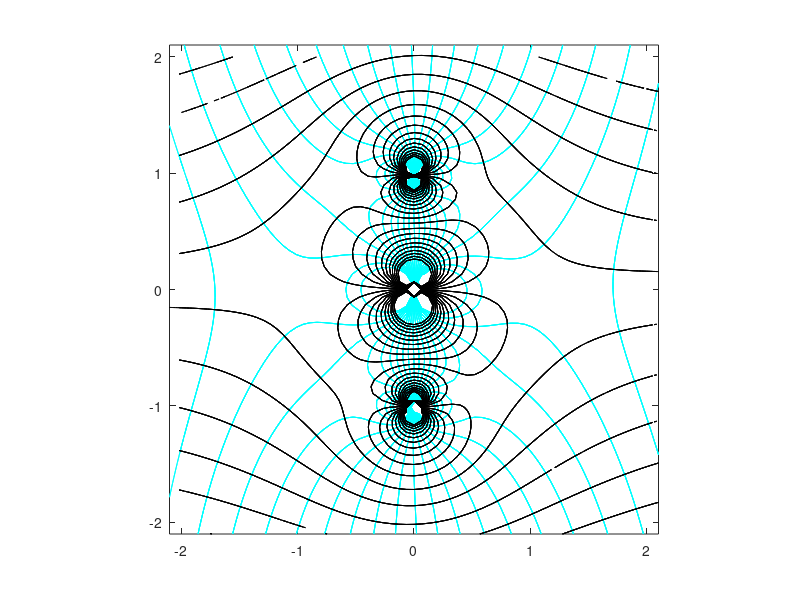

MATLAB code for this plot:
clf; clear; clc
mu = 1; gam = 0; V=1;a = -2; % in degrees
a = a*pi/180; % Conversion to radians
e = 0.1; f = 0;te = .05; n = 2 - te; % Number related to trailing edge angle.
tea = (n^2-1)/3;
rot = exp(j*a);


R = 2 + e;
theta = 0:pi/100:2*pi;  
y = R * sin(theta);     
x = R * cos(theta);

for m = 1:length(x)
    for n = 1:length(y)
        psis(m,n) = V * y(n) - mu * y(n)/(x(m)^2+(y(n)+.01)^2) ...
            - (gam/4/pi)*log(x(m)^2+(y(n)+.01)^2);
        phis(m,n) = V * x(m) + mu * x(m)/(x(m)^2+(y(n)+.01)^2) ...
            + (gam/2/pi)*atan2(y(n), x(m));
        func = phis(m,n) + j.*psis(m,n);
        w = rot .*(func + tea*1./func);
        PHI(m, n) = real(w); PSI(m, n) = imag(w);
        
         %z = (x(m) - e) + 1i.*(y(n) + f);
         %zed = z + tea.*1./z; 
         %xx(m,n) = real(zed); yy(m,n) = imag(zed);
        xx(m,n) = x(m); yy(m,n) = y(n);
    end
end
contour(xx,yy,PHI,[-3:.3:3],'c'), axis image, hold on
contour(xx,yy,PSI,[-3:.3:3],'k'), axis image
%axis([-5 5 -5 5])
%figure
%quiver(x, y, uTRAN, vTRAN)
%streamline(xx,yy,uTRAN,vTRAN,[0:0:0],[-1:.1:1]), axis image

